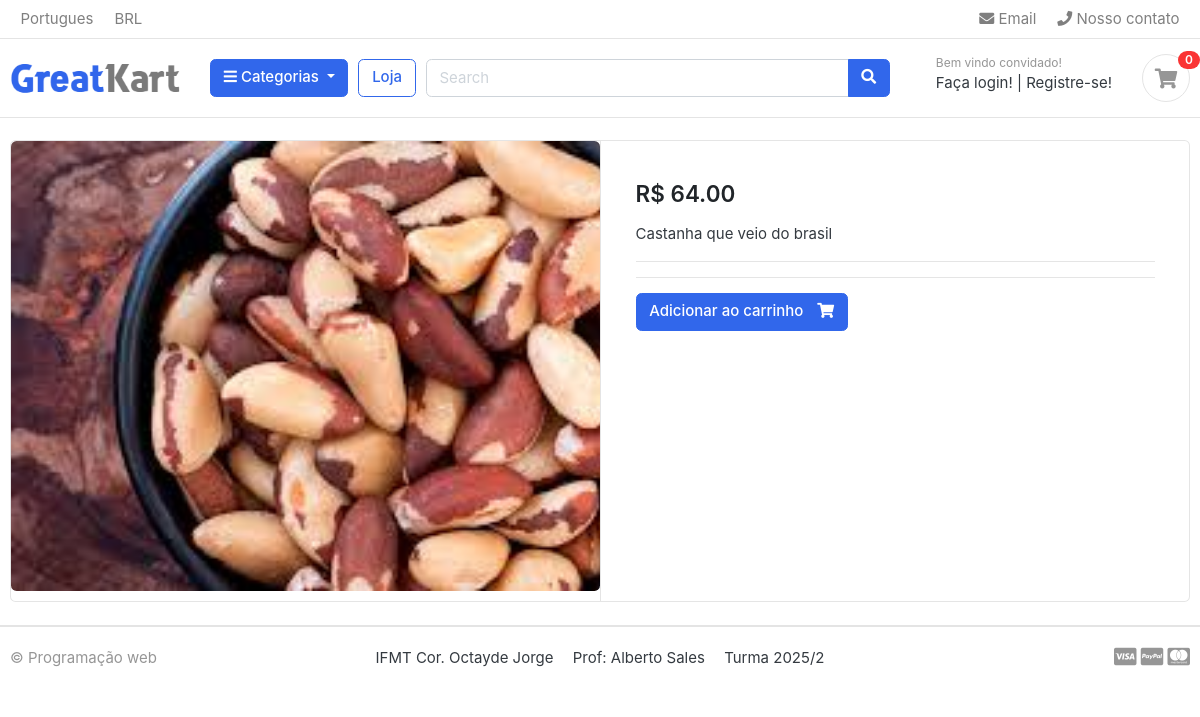
The app's page /loja/castanha/do-brasil/ with its own data.
### produtos/models.py (models this page shows)
class Produto(models.Model):
    categoria = models.ForeignKey(Categoria, on_delete=models.CASCADE)
    produto_nome = models.CharField(max_length=200, unique= True)
    slug = models.SlugField(max_length=200, unique=True)
    descricao = models.TextField(max_length=300,blank=True)
    preco = models.DecimalField(max_digits=12, decimal_places=2)
    imagem = models.ImageField(upload_to='fotos/produtos',blank=True)
    estoque = models.IntegerField()
    esta_disponivel = models.BooleanField(default=True)
    data_criacao = models.DateTimeField(auto_now=True)
    data_alteracao = models.DateTimeField(auto_now_add=True)
    def get_url(self):
        return reverse('detalhes_do_produto',args=[self.categoria.slug,self.slug])

### loja/views.py (the view)
# urls.py: path('<slug:categoria_slug>/<slug:produto_slug>/', views.exibirDetalhesProduto, name='detalhes_do_produto'),
def exibirDetalhesProduto(request, categoria_slug, produto_slug):
    produto = Produto.objects.get(categoria__slug = categoria_slug, slug = produto_slug)
    contexto = {
        'produto' : produto
    }
    return render(request, 'Loja/detalhes.html',contexto)

### categoria/models.py (called while the page is built)
    def get_url(self):
        return reverse('produtos_por_categoria', args=[self.slug])

### categoria/processador_contexto.py (called while the page is built)
def listarCategorias(request):
    display = Categoria.objects.all()
    return dict(cats=display)

### ecom/templates/Loja/detalhes.html (shortened to what this page needs)
{% extends 'base.html' %} {% load static %} {% block content %}
<div class="card">
  <div class="row no-gutters">
    <aside class="col-md-6">
      <article class="gallery-wrap">
        <div class="img-big-wrap">
          <a href="{{ produto.get_url }}"
            ><img src="{{ produto.imagem.url }}"
          /></a>
        </div>
      </article>
    </aside>
    <main class="col-md-6 border-left">
      <article class="content-body">
        <div class="mb-3">
          <var class="price h4">R$ {{produto.preco}}</var>
        </div>
        <p>{{produto.descricao}}</p>
        <hr />
        <hr />
        <a href="{% url 'adicionar_car' produto.id %}" class="btn btn-primary">
          <span class="text">Adicionar ao carrinho</span>
          <i class="fas fa-shopping-cart"></i>
        </a>
      </article>
    </main>
  </div>
</div>
{% endblock %}

### ecom/static/css/ui.css (style rules this page uses)
html { font-family: "Inter", sans-serif; font-size: 15px; }
.content-body { flex: 1 1 auto; padding: 2rem 2.3rem; }
var { font-style: normal; }
article:after, .form-group:after { display: block; clear: both; content: ""; }
.btn .text + i { margin-left: 10px; }
.price { font-weight: 600; color: #212529; }
.gallery-wrap .img-big-wrap { margin-bottom: 10px; border-radius: 0.37rem; overflow: hidden; background-color: #fff; }
.gallery-wrap .img-big-wrap a { text-align: center; display: block; }
.gallery-wrap .img-big-wrap img { height: 450px; width: auto; display: inline-block; }

### records on screen
Produto: imagem (picture), preco "64.00", descricao "Castanha que veio do brasil"
